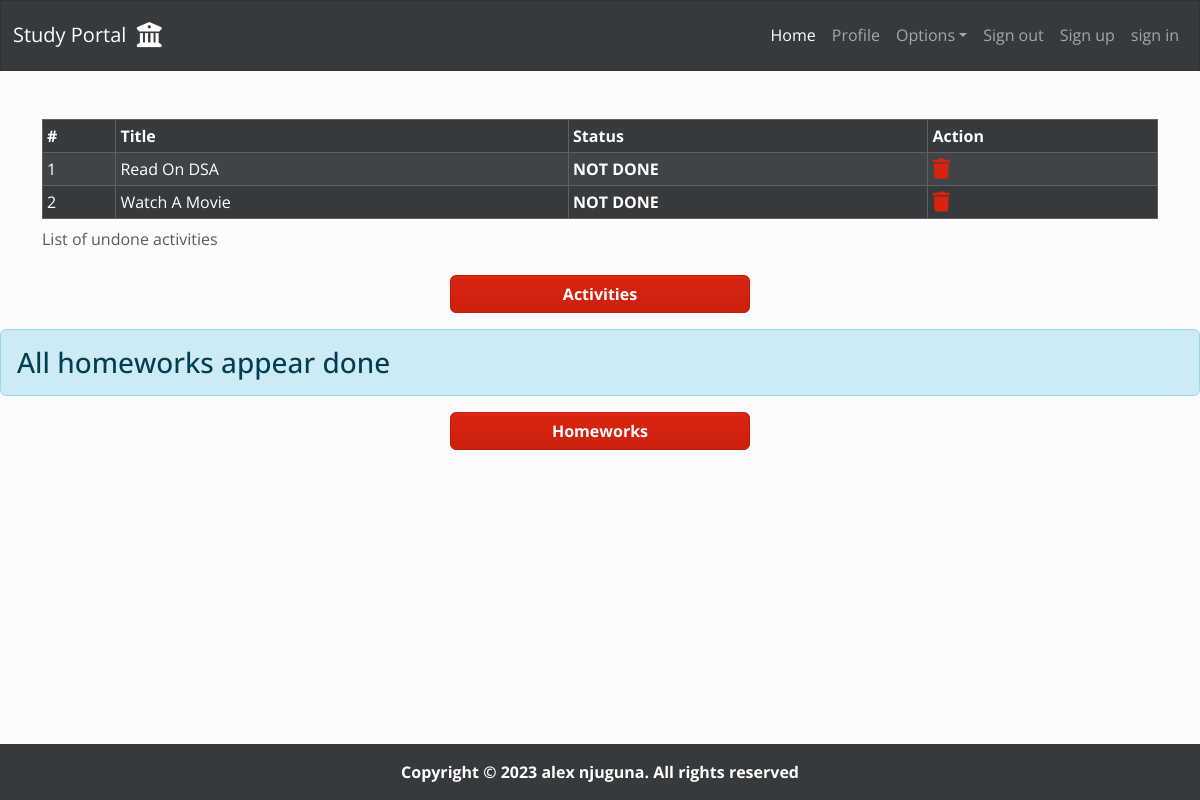
The page /profile/ (signed in) on the database as committed earlier.
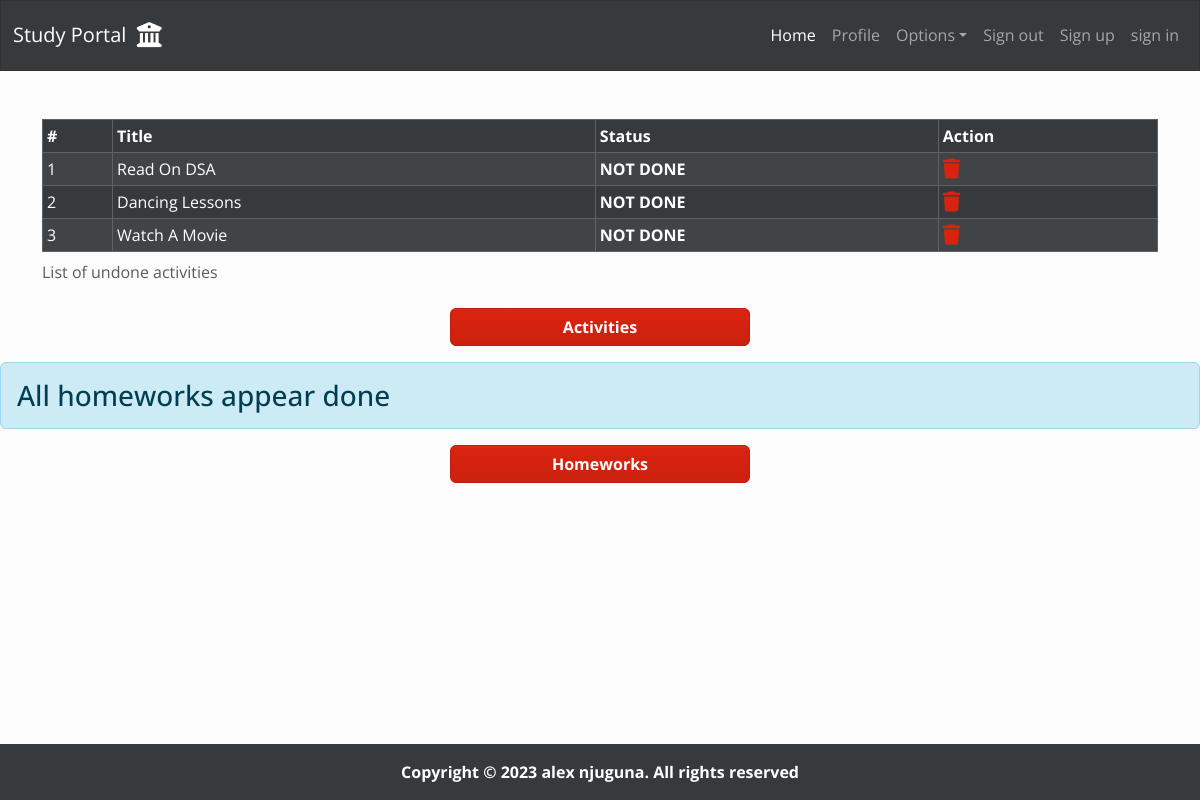
The same page on the database as committed later.
### activity/models.py (models this page shows, shortened)
class Activity(models.Model):
    user = models.ForeignKey(User, on_delete=models.CASCADE)
    title = models.CharField(max_length=50)
    is_finished = models.BooleanField(default=False)

### dashboard/views.py (the view)
# urls.py: path("profile/", views.profile, name="profile"),
def profile(request):
    activities = Activity.objects.filter(user=request.user, is_finished=False)
    return render(request, "dashboard/profile.html", {
        "activities": activities
    })

### dashboard/templates/dashboard/profile.html
{% extends 'dashboard/base.html' %}
{% block content %}
    {% if activities %}
    <div class="container-md mt-5">
        <div class="table-responsive">
            <table class="table table-sm table-striped table-hover table-dark table-bordered">
                <caption>List of undone activities</caption>
                <thead>
                    <tr>
                        <th>#</th>
                        <th>Title</th>
                        <th>Status</th>
                        <th>Action</th>
                    </tr>
                </thead>
                <tbody>
                    {% for activity in activities %}
                    <tr>
                        <td>{{ forloop.counter }}</td>
                        <td class="text-capitalize">{{ activity.title }}</td>
                        <td>
                            <div class="text-light fw-bold">
                                NOT DONE
                            </div>
                        </td>
                        <td>
                            <a href="{% url 'activity:delete_activity' activity.id %}">
                                <i class="fa-solid fa-trash fa-lg"></i>
                            </a>
                        </td>
                    </tr>
                    {% endfor %}
                </tbody>
            </table>
        </div>
    </div>
    {% else %}
    <h3 class="alert alert-info mt-3">All activities appear done</h3>
    {% endif %}
    <div class="text-center">
        <a class="btn btn-primary w-25 text-center fw-bold" href="{% url 'activity:home' %}">
            Activities
        </a>
    </div>
        {% if homeworks %}
        <div class="container-md mt-5">
            <div class="table-responsive">
                <table class="table table-sm table-striped table-hover table-dark table-bordered">
                    <caption>List of undone homeworks</caption>
                    <thead>
                        <tr>
                            <th>#</th>
                            <th>Title</th>
                            <th>Description</th>
                            <th>Due</th>
                            <th>Status</th>
                            <th>Action</th>
                        </tr>
                    </thead>
                    <tbody>
                        {% for homework in homeworks %}
                        <tr>
                            <td>{{ forloop.counter }}</td>
                            <td class="text-capitalize">{{ homework.title }}</td>
                            <td class="text-capitalize">{{ homework.title }}</td>
                            <td class="text-capitalize">{{ homework.title }}</td>
                            <td>
                                <div class="text-light fw-bold">
                                    NOT DONE
                                </div>
                            </td>
                            <td>
                                <a href="{% url 'homework:delete_homework' activity.id %}">
                                    <i class="fa-solid fa-trash fa-lg"></i>
                                </a>
                            </td>
                        </tr>
                        {% endfor %}
                    </tbody>
                </table>
            </div>
        </div>
        {% else %}
        <h3 class="alert alert-info mt-3">All homeworks appear done</h3>
        {% endif %}
        <div class="text-center">
            <a class="btn btn-primary w-25 text-center fw-bold" href="{% url 'homework:home' %}">
                Homeworks
            </a>
        </div>
{% endblock content %}

Rows that differ between the two databases and show on the page:
now on this page (row edited): Activity: title "Dancing Lessons"
